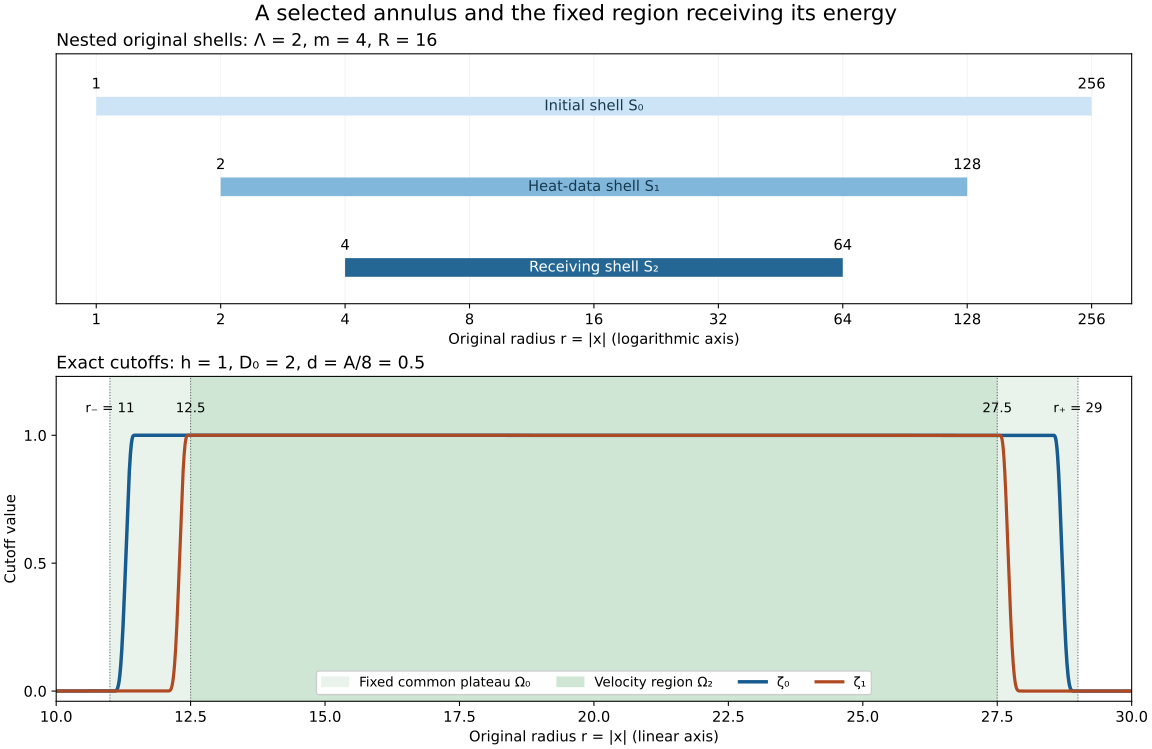

Reproduce this figure in Python.
"""Exact radial geometry and cutoff functions for NS-FLUID-13."""
from pathlib import Path
import matplotlib
matplotlib.use('Agg')
import matplotlib.pyplot as plt
import numpy as np

ROOT=Path(__file__).resolve().parent
LAMBDA=2.;M=4;R=16.;A=LAMBDA**(-M+2)*R;B=LAMBDA**(M-2)*R
H=1.;D0=2.;D=A/8;RMINUS=2*A+D0+H;RPLUS=B/2-D0-H
assert A==4 and B==64 and (RMINUS,RPLUS,D)==(11,29,.5)
assert B>=16*A and max(H,D0)<=A and 6*D<RPLUS-RMINUS

def bump(s):
    s=np.asarray(s,dtype=float);out=np.zeros_like(s);mask=s>0
    out[mask]=np.exp(-1/s[mask]);return out

def theta(s):
    q=np.asarray(s)**2;a=bump(1-q);b=bump(q-.25)
    return a/(a+b)

def transition(s):
    s=np.asarray(s);out=np.zeros_like(s,dtype=float)
    mask=(s>0)&(s<1);out[mask]=1-theta((s[mask]+1)/2)
    out[s>=1]=1;return out

def cutoff(r,k):
    return transition((r-RMINUS-2*k*D)/D)*transition((RPLUS-2*k*D-r)/D)

plt.rcParams.update({'font.size':11,'axes.titlesize':13,'font.family':'DejaVu Sans'})
fig,axs=plt.subplots(2,1,figsize=(12,7.8),layout='constrained',gridspec_kw={'height_ratios':[1,1.3]})
colors=['#cce4f6','#82b7dc','#246794']
ax=axs[0]
for k,(lo,hi,label) in enumerate([(1,256,'Initial shell S₀'),(2,128,'Heat-data shell S₁'),(4,64,'Receiving shell S₂')]):
    y=3-k
    ax.plot([lo,hi],[y,y],lw=14,color=colors[k],solid_capstyle='butt')
    ax.text(lo,y+.22,f'{lo:g}',ha='center');ax.text(hi,y+.22,f'{hi:g}',ha='center')
    ax.text(np.sqrt(lo*hi),y,label,ha='center',va='center',color='white' if k==2 else '#16394e')
ax.set_xscale('log',base=2);ax.set_xlim(.8,320);ax.set_ylim(.55,3.65)
ax.set_yticks([]);ax.set_xticks([1,2,4,8,16,32,64,128,256],labels=['1','2','4','8','16','32','64','128','256'])
ax.set_xlabel('Original radius r = |x| (logarithmic axis)')
ax.set_title('Nested original shells: Λ = 2, m = 4, R = 16',loc='left')
ax.grid(axis='x',alpha=.15)

ax=axs[1];r=np.linspace(10,30,6001)
ax.axvspan(RMINUS,RPLUS,color='#e9f3ec',label='Fixed common plateau Ω₀')
ax.axvspan(RMINUS+3*D,RPLUS-3*D,color='#cee6d3',label='Velocity region Ω₂')
ax.plot(r,cutoff(r,0),lw=2.6,color='#175b90',label='ζ₀')
ax.plot(r,cutoff(r,1),lw=2.4,color='#b04a23',label='ζ₁')
for x,label in [(RMINUS,'r₋ = 11'),(RMINUS+3*D,'12.5'),(RPLUS-3*D,'27.5'),(RPLUS,'r₊ = 29')]:
    ax.axvline(x,color='#666666',ls=':',lw=.8);ax.text(x,1.09,label,ha='center',fontsize=10)
ax.set_ylim(-.04,1.23);ax.set_xlim(10,30);ax.set_yticks([0,.5,1])
ax.set_xlabel('Original radius r = |x| (linear axis)');ax.set_ylabel('Cutoff value')
ax.set_title('Exact cutoffs: h = 1, D₀ = 2, d = A/8 = 0.5',loc='left')
ax.legend(loc='lower center',ncol=4,fontsize=10,framealpha=.95)
fig.suptitle('A selected annulus and the fixed region receiving its energy',fontsize=16)
for suffix in ['png','svg']:fig.savefig(ROOT/f'annulus-selection-and-local-cutoffs.{suffix}',dpi=170)
print({'parameters':{'Lambda':LAMBDA,'m':M,'R':R,'A':A,'B':B,'h':H,'D0':D0,'d':D},'figure':'annulus-selection-and-local-cutoffs.png'})
